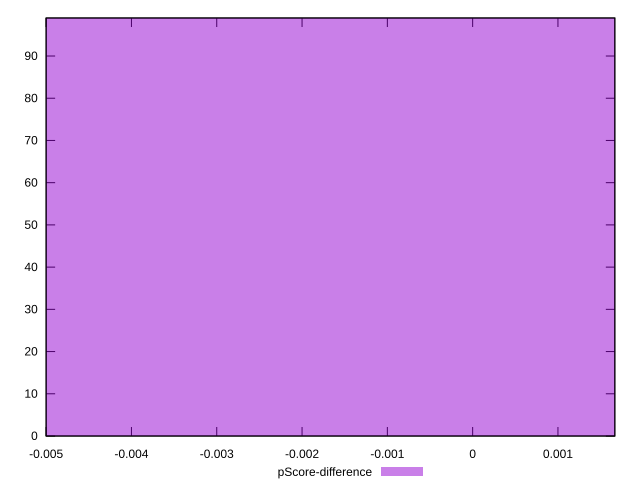

The script that saved this image:
reset

$pScoreDifference <<EOF
0 99
EOF

set key outside below
set boxwidth 0.1
set xrange [-0.0050000000000000044:0.0016666666666667052]
set yrange [0:99]
set trange [0:99]
set style fill transparent solid 0.5 noborder
set terminal svg size 640, 490 enhanced background rgb 'white'
set output "reports/report_00027_2021-02-24T12-40-31.850Z/unused-css-rules/samples/card/pScore-difference/histogram.svg"

plot $pScoreDifference title "pScore-difference" with boxes

reset
